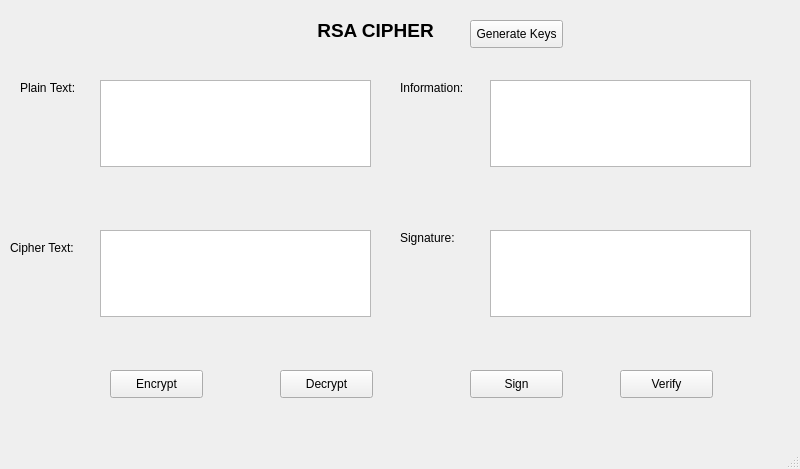
<?xml version="1.0" encoding="UTF-8"?>
<ui version="4.0">
 <class>MainWindow</class>
 <widget class="QMainWindow" name="MainWindow">
  <property name="geometry">
   <rect>
    <x>0</x>
    <y>0</y>
    <width>800</width>
    <height>469</height>
   </rect>
  </property>
  <property name="windowTitle">
   <string>MainWindow</string>
  </property>
  <widget class="QWidget" name="centralwidget">
   <widget class="QLabel" name="label">
    <property name="geometry">
     <rect>
      <x>20</x>
      <y>80</y>
      <width>61</width>
      <height>16</height>
     </rect>
    </property>
    <property name="text">
     <string>Plain Text:</string>
    </property>
   </widget>
   <widget class="QLabel" name="label_2">
    <property name="geometry">
     <rect>
      <x>10</x>
      <y>240</y>
      <width>71</width>
      <height>16</height>
     </rect>
    </property>
    <property name="text">
     <string>Cipher Text:</string>
    </property>
   </widget>
   <widget class="QLabel" name="label_3">
    <property name="geometry">
     <rect>
      <x>400</x>
      <y>80</y>
      <width>81</width>
      <height>16</height>
     </rect>
    </property>
    <property name="text">
     <string>Information:</string>
    </property>
   </widget>
   <widget class="QLabel" name="label_4">
    <property name="geometry">
     <rect>
      <x>400</x>
      <y>230</y>
      <width>61</width>
      <height>16</height>
     </rect>
    </property>
    <property name="text">
     <string>Signature:</string>
    </property>
   </widget>
   <widget class="QLabel" name="label_5">
    <property name="geometry">
     <rect>
      <x>300</x>
      <y>10</y>
      <width>151</width>
      <height>41</height>
     </rect>
    </property>
    <property name="text">
     <string>&lt;html&gt;&lt;head/&gt;&lt;body&gt;&lt;p align=&quot;center&quot;&gt;&lt;span style=&quot; font-size:14pt; font-weight:600;&quot;&gt;RSA CIPHER&lt;/span&gt;&lt;/p&gt;&lt;/body&gt;&lt;/html&gt;</string>
    </property>
   </widget>
   <widget class="QPushButton" name="btn_encrypt">
    <property name="geometry">
     <rect>
      <x>110</x>
      <y>370</y>
      <width>93</width>
      <height>28</height>
     </rect>
    </property>
    <property name="text">
     <string>Encrypt</string>
    </property>
   </widget>
   <widget class="QPushButton" name="btn_decrypt">
    <property name="geometry">
     <rect>
      <x>280</x>
      <y>370</y>
      <width>93</width>
      <height>28</height>
     </rect>
    </property>
    <property name="text">
     <string>Decrypt</string>
    </property>
   </widget>
   <widget class="QPushButton" name="btn_sign">
    <property name="geometry">
     <rect>
      <x>470</x>
      <y>370</y>
      <width>93</width>
      <height>28</height>
     </rect>
    </property>
    <property name="text">
     <string>Sign</string>
    </property>
   </widget>
   <widget class="QPushButton" name="btn_verify">
    <property name="geometry">
     <rect>
      <x>620</x>
      <y>370</y>
      <width>93</width>
      <height>28</height>
     </rect>
    </property>
    <property name="text">
     <string>Verify</string>
    </property>
   </widget>
   <widget class="QPushButton" name="btn_gen_keys">
    <property name="geometry">
     <rect>
      <x>470</x>
      <y>20</y>
      <width>93</width>
      <height>28</height>
     </rect>
    </property>
    <property name="text">
     <string>Generate Keys</string>
    </property>
   </widget>
   <widget class="QTextEdit" name="txt_plain_text">
    <property name="geometry">
     <rect>
      <x>100</x>
      <y>80</y>
      <width>271</width>
      <height>87</height>
     </rect>
    </property>
   </widget>
   <widget class="QTextEdit" name="txt_cipher_text">
    <property name="geometry">
     <rect>
      <x>100</x>
      <y>230</y>
      <width>271</width>
      <height>87</height>
     </rect>
    </property>
   </widget>
   <widget class="QTextEdit" name="txt_info">
    <property name="geometry">
     <rect>
      <x>490</x>
      <y>80</y>
      <width>261</width>
      <height>87</height>
     </rect>
    </property>
   </widget>
   <widget class="QTextEdit" name="txt_sign">
    <property name="geometry">
     <rect>
      <x>490</x>
      <y>230</y>
      <width>261</width>
      <height>87</height>
     </rect>
    </property>
   </widget>
  </widget>
  <widget class="QMenuBar" name="menubar">
   <property name="geometry">
    <rect>
     <x>0</x>
     <y>0</y>
     <width>800</width>
     <height>26</height>
    </rect>
   </property>
  </widget>
  <widget class="QStatusBar" name="statusbar"/>
 </widget>
 <resources/>
 <connections/>
</ui>
